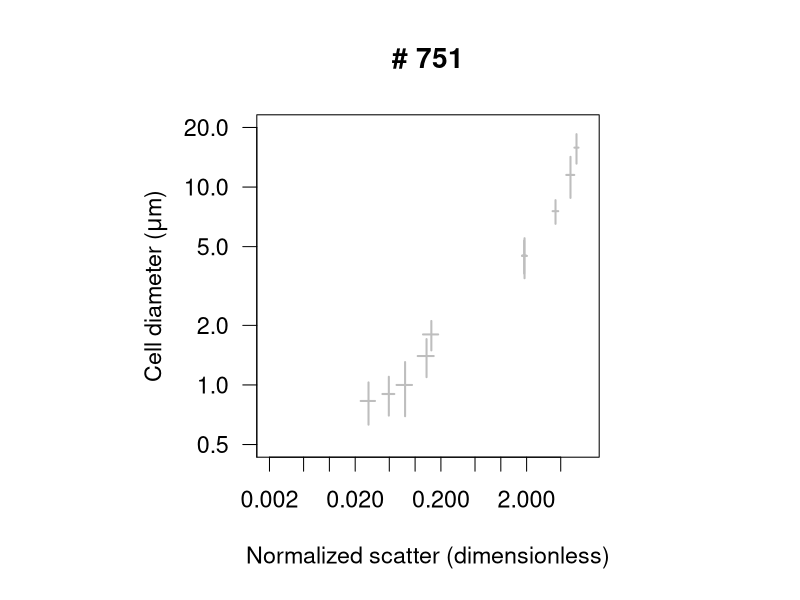

The R script that drew this image: (Note: this script raises an error after producing the figure.)
#########################
### LINEAR REGRESSION ###
#########################
library(scales)
path.to.git.repository <- "~/Documents/DATA/Codes/fsc-size-calibration"
setwd(path.to.git.repository)
.rainbow.cols <- colorRampPalette(c("#00007F", "blue", "#007FFF", "cyan", "#7FFF7F", "yellow","#FF7F00", "red", "#7F0000"))

culture <- read.csv("scatter_calibration.csv")
culture$norm.fsc <- culture$fsc / culture$fsc.beads
culture$norm.fsc.sd <- culture$fsc.sd / culture$fsc.beads
culture$volume <- 4/3 * pi * (culture$diameter/2)^3
culture$volume.sd <- culture$volume * culture$diameter.sd/culture$diameter

culture2 <- aggregate(culture, by=list(culture$species), FUN=mean)
culture2 <- culture2[order(culture2$norm.fsc),]

mie <- read.csv("calibrated-mie.csv")
inst <- 751

png(paste0(inst,"-Size-scatter.png"),width=12, height=12, unit='in', res=100)

  par(mfrow=c(1,1), pty='s',cex=1.4)
  plot(culture2$norm.fsc, culture2$diameter, log='xy', pch=NA,ylab=substitute(paste("Cell diameter (",mu,"m)")), xlab="Normalized scatter (dimensionless)",cex=2, xaxt='n', yaxt='n', xlim=c(0.002,10), ylim=c(0.5,20), main=paste("#",inst))
  with(culture2, arrows(norm.fsc, diameter-culture2$diameter.sd, norm.fsc, diameter + culture2$diameter.sd,  code = 3, length=0, col='grey',lwd=2))
  with(culture2, arrows(norm.fsc-norm.fsc.sd, diameter, norm.fsc+norm.fsc.sd, diameter,  code = 3, length=0,col='grey',lwd=2))
  axis(1, at=c(0.002,0.005,0.01,0.02,0.05,0.1,0.2,0.5,1,2,5))
  axis(2, at=c(0.1,0.2,0.5,1,2,5,10,20),las=1)
  lines(mie[,paste0("scatter_",inst)], mie$diam, col='red3',lwd=2)
  points(culture2$norm.fsc, culture2$diameter, bg=alpha(.rainbow.cols(nrow(culture2)),0.5), pch=21,cex=2)
  legend("topleft",legend=c(as.vector(culture2$Group.1),"Theoritical data"), pch=c(rep(21,nrow(culture2)),NA), lwd=c(rep(NA,nrow(culture2)),2), bty='n',
            pt.bg=alpha(.rainbow.cols(nrow(culture2)),0.5), col=c(rep(1,nrow(culture2)),'red3'), text.font=c(rep(3,nrow(culture2)),1))

dev.off()
